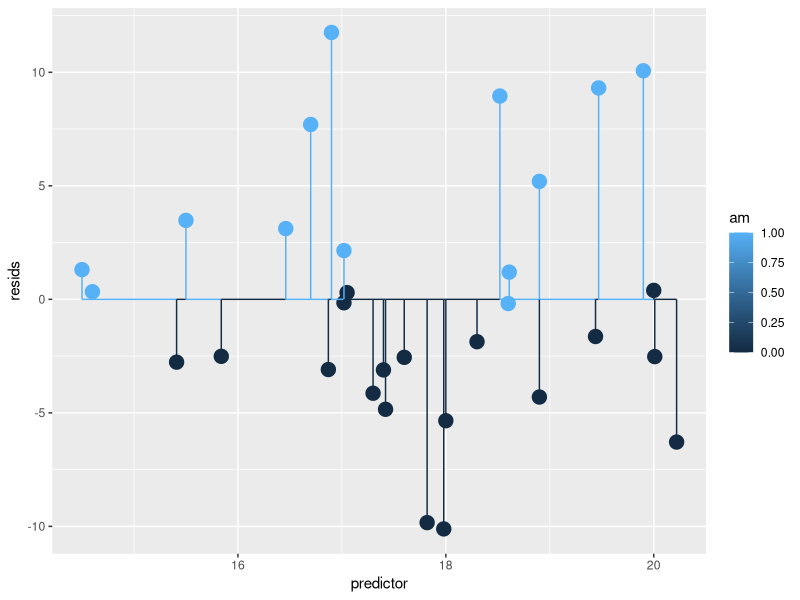

The R script that drew this image:
library(ggplot2)
library(gridExtra)

data(mtcars)

mtcars <- mtcars[-9, ]
qsec <- mtcars$qsec
mpg <- mtcars$mpg
am <- mtcars$am
hp <- mtcars$hp

y31 = as.numeric(rep(0,31))

residPlot <- function(data, predictor, outcome, fac) {
  y0 <- as.numeric(rep(0, length(outcome)))
  fit = lm(outcome ~ predictor, data)
  resids = fit$residuals
  g <- ggplot(data, aes(x=predictor, y=resids, colour=fac)) + 
    geom_point(aes(size=2)) + scale_size(guide='none') + geom_line(y=0) + 
    geom_segment(aes(x=predictor, y=resids, xend=predictor, yend=y0)) +
    labs(list(title=paste(substitute(data), substitute(predictor), ',', substitute(outcome), 'Residual Plot'), x=paste(substitute(predictor)), y="Residuals")) +
    scale_color_continuous(name=paste(substitute(fac)))
  
  return(g)
}

residPlot(mtcars, qsec, mpg, am)